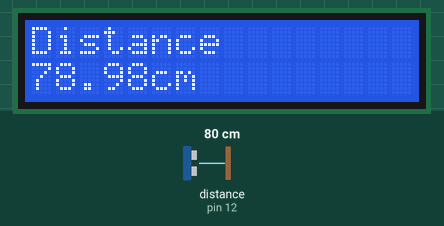
Bench run of a sketch on a simulated Arduino Uno, built with avr-gcc and run on an emulated ATmega328P. Parts: 16×2 character LCD. Wiring (inferred from the names in the program): ultrasonic range finder: trigger pin 13; echo pin 12. The test bench sets the inputs (shaded band); at power-on: distance to the obstacle (sensor on pin 12) 80 cm. The echo pulse lasts 58.3 µs per cm.

Above: at 1.2 s.
1.3 s: distance to the obstacle (sensor on pin 12) set to 120 cm
At 3.3 s:
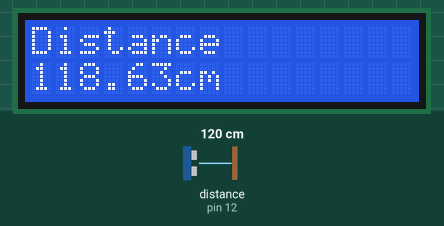
3.6 s: distance to the obstacle (sensor on pin 12) set to 2 cm
At 5.4 s:
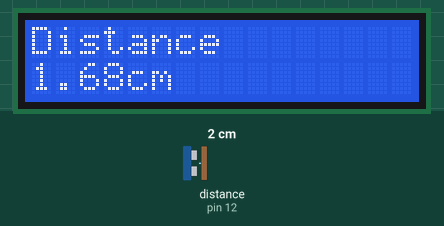
5.7 s: distance to the obstacle (sensor on pin 12) set to 4 cm
At 6.2 s:
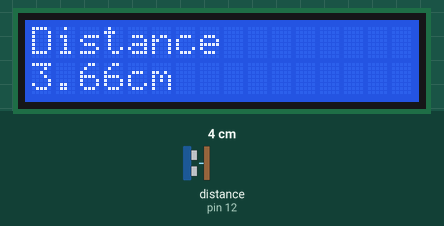
Timing chart, 0 to 8.7 s (numbered marks = the images above; inputs shaded):
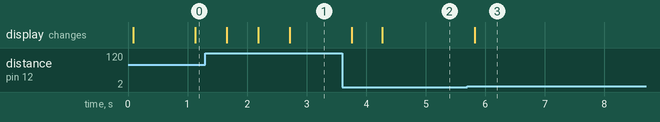

Measured:
- after the input at 1.3 s, the display: changes after 0.36 s (image 1)
- after the input at 3.6 s, the display: first changes after 0.16 s (image 2 shows a later state)
- after the input at 5.7 s, the display: changes after 0.13 s (image 3)

The sketch:

SampleUltrasonicLCD.ino
```cpp
#include <LiquidCrystal_I2C.h>
#include <Wire.h>
LiquidCrystal_I2C lcd(0x3F, 16, 2);

int echoPin = 12, trigPin = 13;

void setup() {
  lcd.init();
  lcd.backlight();
  pinMode(trigPin, OUTPUT); //출력
  pinMode(echoPin, INPUT);  //입력
}

void loop() {
  digitalWrite(trigPin, LOW);
  digitalWrite(echoPin, LOW);
  delayMicroseconds(2);
  digitalWrite(trigPin, HIGH);
  delayMicroseconds(10);
  digitalWrite(trigPin, LOW);

  unsigned long duration = pulseIn(echoPin, HIGH);
  float distance = ((float)(340 * duration) / 10000) / 2;

  lcd.clear();
  lcd.print("Distance");
  lcd.setCursor(0,1);
  lcd.print(distance);
  lcd.print("cm");
  delay(500);
}
```
